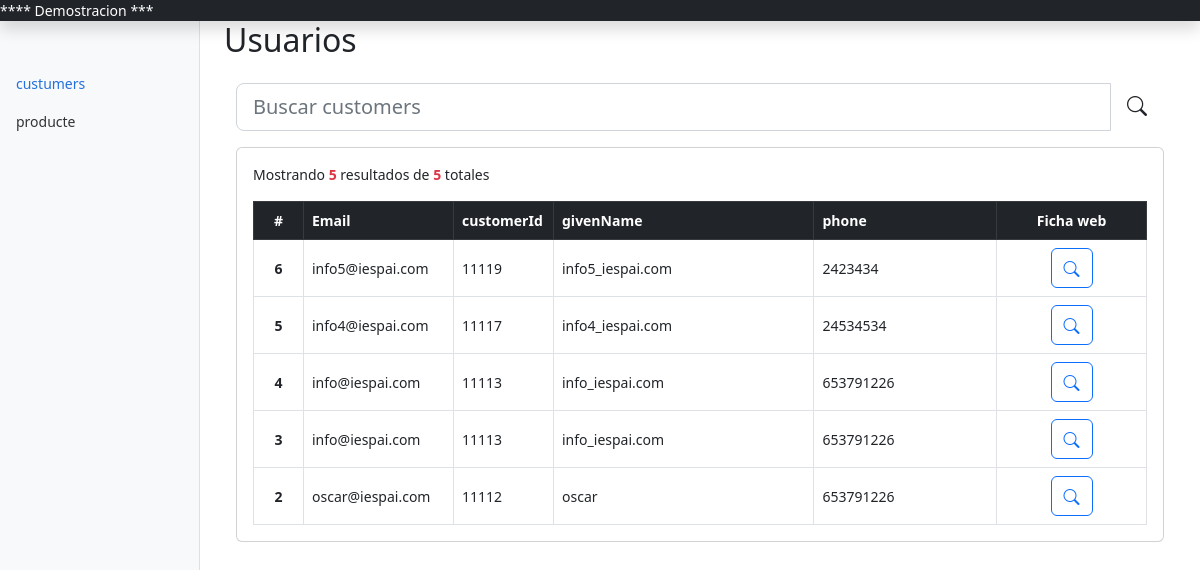
Page /parlem/modulos/customer on the committed database.
### tables this page shows
CREATE TABLE `customer` (
  `id` int(11) NOT NULL,
  `docType` varchar(100) NOT NULL,
  `docNum` varchar(100) NOT NULL,
  `email` varchar(254) NOT NULL,
  `customerId` int(11) NOT NULL,
  `givenName` varchar(254) NOT NULL,
  `familyName1` varchar(100) NOT NULL,
  `phone` int(12) NOT NULL,
  `datealta` timestamp NOT NULL DEFAULT current_timestamp(),
  `dateMod` timestamp NOT NULL DEFAULT current_timestamp() ON UPDATE current_timestamp()
);

### parlem/classes/config.php (called while the page is built, shortened)
<?php
 abstract class configuracion
 {
   var $Path;
   function get_URL()
   {
     $this->URL =  "http://" . $_SERVER["SERVER_NAME"] . "/" . $this->Path;
     return $this->URL;
   }
   function get_URL_admin()
   {
     return $this->URL_admin;
   }
   protected function conectar($archivo = 'configuracion.ini')
   {
     if (!$ajustes = parse_ini_file($archivo, true)) throw new exception('No se puede abrir el archivo ' . $archivo . '.');
     $servidor = $ajustes["database"]["host"];
     $puerto = $ajustes["database"]["port"];
     $basedatos = $ajustes["database"]["schema"];
     $this->Path  = $ajustes["database"]["path"];
     $this->URL_admin  = $ajustes["database"]["url_admin"];
     try {
       return $this->datahost = new PDO(
         "mysql:host=$servidor;port=$puerto;dbname=$basedatos",
         $ajustes['database']['username'],
         $ajustes['database']['password'],
         array(PDO::MYSQL_ATTR_INIT_COMMAND => "SET NAMES utf8")
       );
     } catch (PDOException $e) {
       echo "Error en la conexión: " . $e->getMessage();
     }
   }
 }
 ?>

### parlem/classes/class.paginacion.php (called while the page is built, shortened)
<?php
class cPaginar extends configuracion {
	var $query="";
	function __construct () {
		$this->conexion = parent::conectar();
		return $this->conexion;
	}
	public function setquery($query){
		$this->query = $query;
	}
	public function totalregistros() {
		$oConectar = new cConsultas;
		$valores = NULL;
		$result = $oConectar->consultarBD($this->query,$valores);
	}
}
?>

### parlem/classes/class.consultas.php (called while the page is built, shortened)
<?php
class cConsultas extends configuracion {
  private $conexion;
  public function __construct() {
    $this->conexion = parent::conectar();
    return $this->conexion;
  }
  public function consultarBD($consulta, $valores = array()) {
    $resultado = false;
    if ($statement = $this->conexion->prepare($consulta)) {
      try {
        if (!$statement->execute()) {
          $resultado['status']="Ko";
          $resultado['error']=$statement->errorInfo();
           var_dump($statement->errorInfo()) ;
        }
        $resultado = $statement->fetchAll(PDO::FETCH_ASSOC);
      }
      catch(PDOException $e) {
      }
    }
    return $resultado;
    $this->conexion = null;
  }
}
?>

### parlem/classes/class.customer.php (the view, shortened to what this page needs)
<?php
class cCustomer extends configuracion
{
  var $URL;
  var $query = "";
  var $pag_numregistros = "";
  public function __construct()
  {
    $this->conexion = parent::conectar();
    $this->URL = parent::get_URL();
    return $this->conexion;
  }
  public function setquery($sql)
  {
    $this->query = $sql;
  }
  public function consulta_paginada($array = array())
  {
    return $this->paginacion($array['p'], $array['n']);
  }
  public function lista_rs($query, $valores = NULL)
  {
    $oConectar = new cConsultas;
    $valores = NULL;
    $result = $oConectar->consultarBD($query, $valores);
    return $result;
  }
  public function paginacion($pinicio, $numeromaxderegistros)
  {
    $cPaginacion = new cPaginar;
    $cPaginacion->setquery($this->query);
    $cPaginacion->setpinicio($pinicio);
    $cPaginacion->setnumeromaxderegistros($numeromaxderegistros);
    $cPaginacion->totalregistros();
    $this->pag_numregistros = $cPaginacion->totalregistros;
    $cPaginacion->runpaginar();
    $rs = $this->lista_rs($cPaginacion->getcadlimit());
    return  $rs;
  }
  function lista($lista)
  {
    $func = new Funciones;
    $ret['card'] = '';
    $ret['table'] = '';
    $ret['pag'] = '';
    $ret['contador'] = '';
    if (count($lista) > 0) {
      $ret['contador'] = '<p>Mostrando <b class="text-danger">' . count($lista) . '</b> resultados de <b class="text-danger">' . $this->pag_numregistros . '</b> totales</p>';
      foreach ($lista as $key => $value) {
        $dato_get = $func->codifico_get($value);
        $ret['card'] .= '
      <tr>
        <th class="text-center">' . $value['id'] . '</th>
         <td>' . $value['email'] . '</td>
         <td>' . $value['customerId'] . '</td>
         <td>' . $value['givenName'] . '</td>
          <td>' . $value['phone'] . '</td>
      <td class="text-center">
             <a class="btn btn-outline-primary btnUserComo" href="' . $this->URL . 'customer_vista.php?datos=' . $dato_get . '" data-dato="' . $dato_get . '">' . $func->ico("lupa") . '</a>
        </td>
      </tr>
      ';
      }
      $ret['table'] = '
    <div class="table-responsive">
      <table class="table table-bordered table-hover align-middle m-0">
        <thead class="table-dark align-middle">
          <tr>
            <th width="50px" class="text-center">#</th>
            <th width="150px">Email</th>
            <th width="100px">customerId</th>
            <th>givenName</th>
            <th>phone</th>
            <th width="150px"  class="text-center">
               Ficha web
            </th>
          </tr>
        </thead>
        <tbody>
        ' . $ret['card'] . '
        </tbody>
      </table>
    </div>
    ';
    } else {
      $ret['table'] = '<div class="alert alert-danger mb-0">No se han encontrado resultados<div>';
    }
    return $ret;
  }
}

### rows in the picture
customer: id "6", email "info5@iespai.com", customerId "11119", givenName "info5_iespai.com", phone "2423434"
customer: id "5", email "info4@iespai.com", customerId "11117", givenName "info4_iespai.com", phone "24534534"
customer: id "4", email "info@iespai.com", customerId "11113", givenName "info_iespai.com", phone "653791226"
customer: id "3", email "info@iespai.com", customerId "11113", givenName "info_iespai.com", phone "653791226"
customer: id "2", email "oscar@iespai.com", customerId "11112", givenName "oscar", phone "653791226"

### other values in the picture
count($lista) "5"
$this->pag_numregistros "5"
